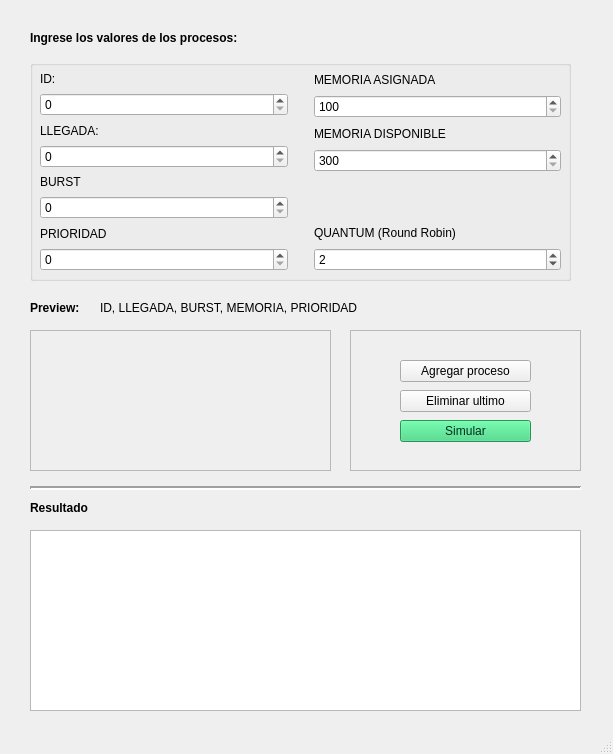
<?xml version="1.0" encoding="UTF-8"?>
<ui version="4.0">
 <class>MainWindow</class>
 <widget class="QMainWindow" name="MainWindow">
  <property name="geometry">
   <rect>
    <x>0</x>
    <y>0</y>
    <width>613</width>
    <height>754</height>
   </rect>
  </property>
  <property name="font">
   <font>
    <bold>false</bold>
    <kerning>true</kerning>
   </font>
  </property>
  <property name="windowTitle">
   <string>Simulación Procesos</string>
  </property>
  <widget class="QWidget" name="centralwidget">
   <widget class="QLabel" name="label">
    <property name="geometry">
     <rect>
      <x>30</x>
      <y>500</y>
      <width>81</width>
      <height>16</height>
     </rect>
    </property>
    <property name="font">
     <font>
      <bold>true</bold>
      <kerning>true</kerning>
     </font>
    </property>
    <property name="text">
     <string>Resultado</string>
    </property>
   </widget>
   <widget class="QLabel" name="label_3">
    <property name="geometry">
     <rect>
      <x>30</x>
      <y>300</y>
      <width>71</width>
      <height>16</height>
     </rect>
    </property>
    <property name="font">
     <font>
      <bold>true</bold>
      <kerning>true</kerning>
     </font>
    </property>
    <property name="text">
     <string>Preview:</string>
    </property>
   </widget>
   <widget class="QPlainTextEdit" name="resultado">
    <property name="geometry">
     <rect>
      <x>30</x>
      <y>530</y>
      <width>551</width>
      <height>181</height>
     </rect>
    </property>
    <property name="readOnly">
     <bool>true</bool>
    </property>
    <property name="plainText">
     <string/>
    </property>
   </widget>
   <widget class="Line" name="line_2">
    <property name="geometry">
     <rect>
      <x>30</x>
      <y>480</y>
      <width>551</width>
      <height>16</height>
     </rect>
    </property>
    <property name="font">
     <font>
      <pointsize>14</pointsize>
      <bold>false</bold>
      <kerning>true</kerning>
     </font>
    </property>
    <property name="styleSheet">
     <string notr="true"/>
    </property>
    <property name="lineWidth">
     <number>2</number>
    </property>
    <property name="orientation">
     <enum>Qt::Orientation::Horizontal</enum>
    </property>
   </widget>
   <widget class="QTextEdit" name="preview">
    <property name="enabled">
     <bool>false</bool>
    </property>
    <property name="geometry">
     <rect>
      <x>30</x>
      <y>330</y>
      <width>301</width>
      <height>141</height>
     </rect>
    </property>
    <property name="styleSheet">
     <string notr="true"/>
    </property>
   </widget>
   <widget class="QFrame" name="frame">
    <property name="geometry">
     <rect>
      <x>350</x>
      <y>330</y>
      <width>231</width>
      <height>141</height>
     </rect>
    </property>
    <property name="frameShape">
     <enum>QFrame::Shape::StyledPanel</enum>
    </property>
    <property name="frameShadow">
     <enum>QFrame::Shadow::Raised</enum>
    </property>
    <widget class="QPushButton" name="simular">
     <property name="geometry">
      <rect>
       <x>50</x>
       <y>90</y>
       <width>131</width>
       <height>22</height>
      </rect>
     </property>
     <property name="styleSheet">
      <string notr="true">color: rgb(3, 47, 29);
background-color: rgb(51, 209, 122);</string>
     </property>
     <property name="text">
      <string>Simular</string>
     </property>
    </widget>
    <widget class="QPushButton" name="agregar_proceso">
     <property name="geometry">
      <rect>
       <x>50</x>
       <y>30</y>
       <width>131</width>
       <height>22</height>
      </rect>
     </property>
     <property name="text">
      <string>Agregar proceso</string>
     </property>
    </widget>
    <widget class="QPushButton" name="eliminar_ultimo">
     <property name="geometry">
      <rect>
       <x>50</x>
       <y>60</y>
       <width>131</width>
       <height>22</height>
      </rect>
     </property>
     <property name="text">
      <string>Eliminar ultimo</string>
     </property>
    </widget>
   </widget>
   <widget class="QLabel" name="label_9">
    <property name="geometry">
     <rect>
      <x>100</x>
      <y>300</y>
      <width>431</width>
      <height>16</height>
     </rect>
    </property>
    <property name="font">
     <font>
      <bold>false</bold>
      <kerning>true</kerning>
     </font>
    </property>
    <property name="text">
     <string>ID, LLEGADA, BURST, MEMORIA, PRIORIDAD</string>
    </property>
    <property name="margin">
     <number>0</number>
    </property>
   </widget>
   <widget class="QGroupBox" name="groupBox">
    <property name="geometry">
     <rect>
      <x>30</x>
      <y>60</y>
      <width>541</width>
      <height>221</height>
     </rect>
    </property>
    <property name="font">
     <font>
      <bold>false</bold>
      <kerning>true</kerning>
     </font>
    </property>
    <property name="title">
     <string/>
    </property>
    <property name="flat">
     <bool>false</bool>
    </property>
    <property name="checkable">
     <bool>false</bool>
    </property>
    <widget class="QWidget" name="horizontalLayoutWidget">
     <property name="geometry">
      <rect>
       <x>10</x>
       <y>10</y>
       <width>521</width>
       <height>201</height>
      </rect>
     </property>
     <layout class="QHBoxLayout" name="horizontalLayout">
      <item>
       <layout class="QVBoxLayout" name="verticalLayout_2">
        <item>
         <widget class="QLabel" name="label_4">
          <property name="text">
           <string>ID:</string>
          </property>
         </widget>
        </item>
        <item>
         <widget class="QSpinBox" name="id"/>
        </item>
        <item>
         <widget class="QLabel" name="label_5">
          <property name="text">
           <string>LLEGADA:</string>
          </property>
         </widget>
        </item>
        <item>
         <widget class="QSpinBox" name="llegada"/>
        </item>
        <item>
         <widget class="QLabel" name="label_8">
          <property name="text">
           <string>BURST</string>
          </property>
         </widget>
        </item>
        <item>
         <widget class="QSpinBox" name="burst"/>
        </item>
        <item>
         <widget class="QLabel" name="label_7">
          <property name="text">
           <string>PRIORIDAD</string>
          </property>
         </widget>
        </item>
        <item>
         <widget class="QSpinBox" name="prioridad"/>
        </item>
       </layout>
      </item>
      <item>
       <spacer name="horizontalSpacer">
        <property name="orientation">
         <enum>Qt::Orientation::Horizontal</enum>
        </property>
        <property name="sizeType">
         <enum>QSizePolicy::Policy::Fixed</enum>
        </property>
        <property name="sizeHint" stdset="0">
         <size>
          <width>20</width>
          <height>20</height>
         </size>
        </property>
       </spacer>
      </item>
      <item>
       <layout class="QVBoxLayout" name="verticalLayout">
        <item>
         <widget class="QLabel" name="label_6">
          <property name="text">
           <string>MEMORIA ASIGNADA</string>
          </property>
         </widget>
        </item>
        <item>
         <widget class="QSpinBox" name="memoria">
          <property name="minimum">
           <number>100</number>
          </property>
          <property name="maximum">
           <number>1000</number>
          </property>
         </widget>
        </item>
        <item>
         <widget class="QLabel" name="label_10">
          <property name="text">
           <string>MEMORIA DISPONIBLE</string>
          </property>
         </widget>
        </item>
        <item>
         <widget class="QSpinBox" name="memoria_disponible">
          <property name="minimum">
           <number>300</number>
          </property>
          <property name="maximum">
           <number>2000</number>
          </property>
         </widget>
        </item>
        <item>
         <spacer name="verticalSpacer">
          <property name="orientation">
           <enum>Qt::Orientation::Vertical</enum>
          </property>
          <property name="sizeType">
           <enum>QSizePolicy::Policy::Fixed</enum>
          </property>
          <property name="sizeHint" stdset="0">
           <size>
            <width>20</width>
            <height>45</height>
           </size>
          </property>
         </spacer>
        </item>
        <item>
         <widget class="QLabel" name="label_11">
          <property name="text">
           <string>QUANTUM (Round Robin)</string>
          </property>
         </widget>
        </item>
        <item>
         <widget class="QSpinBox" name="quantum">
          <property name="minimum">
           <number>1</number>
          </property>
          <property name="maximum">
           <number>10</number>
          </property>
          <property name="value">
           <number>2</number>
          </property>
         </widget>
        </item>
       </layout>
      </item>
     </layout>
    </widget>
   </widget>
   <widget class="QLabel" name="label_2">
    <property name="geometry">
     <rect>
      <x>30</x>
      <y>30</y>
      <width>251</width>
      <height>16</height>
     </rect>
    </property>
    <property name="font">
     <font>
      <bold>true</bold>
      <kerning>true</kerning>
     </font>
    </property>
    <property name="text">
     <string>Ingrese los valores de los procesos:</string>
    </property>
   </widget>
  </widget>
  <widget class="QStatusBar" name="statusbar"/>
 </widget>
 <resources/>
 <connections/>
</ui>
